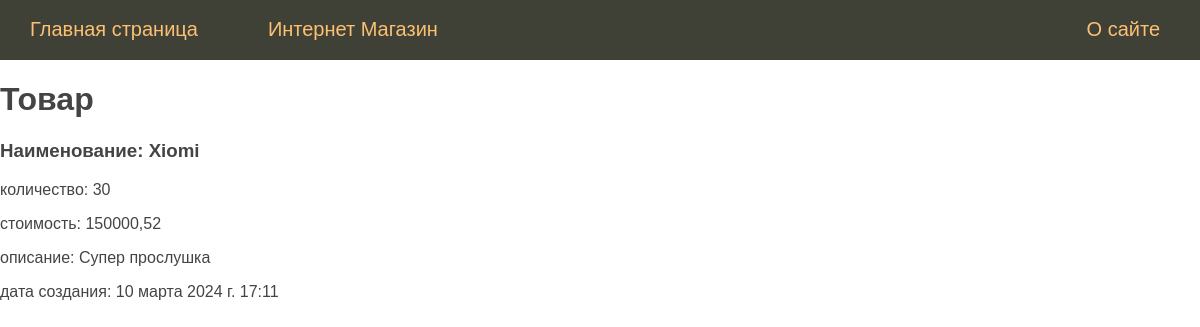
/product/5, run on the app's committed database.
### homework_1/models.py (models this page shows, shortened)
class Product(models.Model):
    product_name = models.CharField(max_length=30)
    product_description = models.TextField()
    cost = models.DecimalField(max_digits=8, decimal_places=2)
    quantity_product = models.IntegerField()  # Количества продукта
    data_add = models.DateTimeField(auto_now_add=True)
    product_image = models.ImageField(upload_to="images/")

### homework_1/views.py (the view)
# urls.py: path('product/<int:id_product>', views.product, name='product'),  # вывод выбранного пользователем продукта
def product(request, id_product:int):
    product_ = Product.objects.filter(pk=id_product).first()
    context = {
        'title': 'Товар',
        'menu': menu,
        'product': product_,
    }
    return render(request, "homework_1/product.html", context=context)

### homework_1/templates/homework_1/product.html
{% extends 'base.html' %}
{% block content%}
<h1>{{ title }}</h1>
<h3>Наименование: {{ product.product_name }}</h3>
<p>количество: {{ product.quantity_product }}</p>
<p>стоимость: {{ product.cost }}</p>
<p>описание: {{ product.product_description }}</p>
<p>дата создания: {{ product.data_add }}</p>
<br>
{% endblock %}

### homework_1/static/homework_1/css/styles.css (style rules this page uses)
html, body { font-family: 'Arial'; margin: 0; padding: 0; height: 100%; width: 100%; color: #444; }

### data on the page
Product: product_name "Xiomi", quantity_product "30", cost "150000,52", product_description "Супер прослушка", data_add "10 марта 2024 г. 17:11"

### other printed values
{{ m.title }} "Главная страница" "Интернет Магазин" "О сайте"
{{ title }} "Товар"
